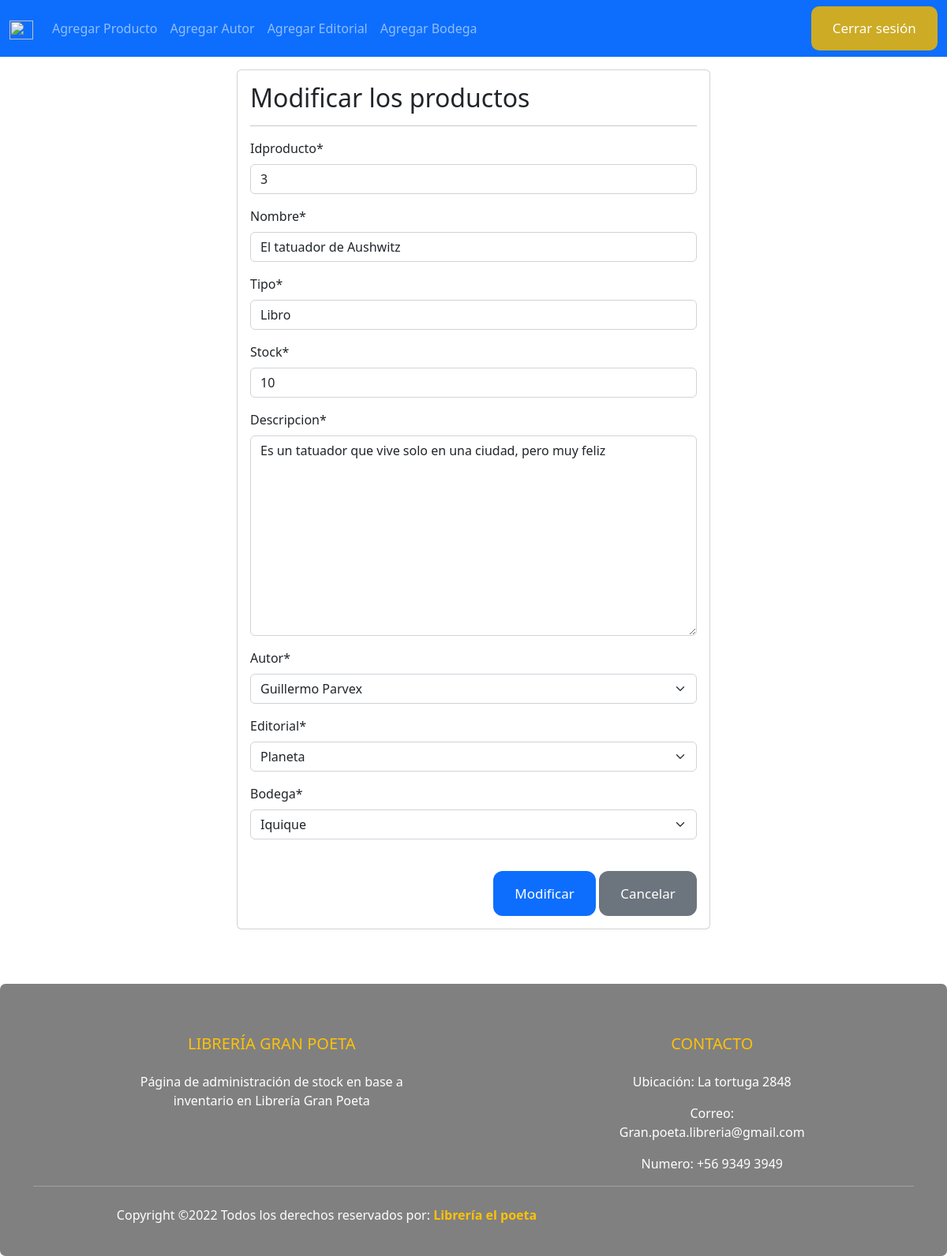
Page /modificar-producto/3/ on the committed database.
### pages/models.py (models this page shows, shortened)
class Producto(models.Model):
    idproducto = models.IntegerField(primary_key = True)
    nombre = models.CharField(max_length=50)
    tipo = models.CharField(max_length=50)
    stock = models.IntegerField()
    descripcion = models.TextField()
    autor  = models.ForeignKey(Autores, on_delete=models.PROTECT)
    editorial = models.ForeignKey(Editoriales, on_delete=models.PROTECT)
    bodega = models.ForeignKey(Bodegas, on_delete=models.PROTECT)

class Autores(models.Model):
    idautor= models.IntegerField(primary_key = True)
    autor = models.CharField(max_length=30)
    activo = models.BooleanField()
    def __str__(self):
        return self.autor

class Editoriales(models.Model):
    ideditorial = models.IntegerField(primary_key = True)
    editorial = models.CharField(max_length=30)
    direccion = models.CharField(max_length=30)
    ciudad = models.CharField(max_length=30)
    def __str__(self):
        return self.editorial

### pages/views.py (the view)
# urls.py: path("modificar-producto/<id>/", modificar_producto, name="modificar_producto")
def modificar_producto(request, id):
    pro= Producto.objects.get(idproducto=id)
    data = {
        'form': ProductoForms(instance=pro)
    }
    if request.method == 'POST':
        formulario = ProductoForms(data=request.POST, instance=pro)
        if formulario.is_valid():
            formulario.save()
            data['mensaje'] = "Modificado correctamente"
            data['form'] = formulario
    return render(request, 'Mantenedor/modificar.html', data)

### pages/forms.py
class ProductoForms(forms.ModelForm):
    class Meta:
        model = Producto
        fields = '__all__'

### pages/models.py (called while the page is built)
    def __str__(self):
        return self.ciudad

### pages/templates/Mantenedor/modificar.html (shortened to what this page needs)
{% extends "mantenedor.html" %}
{% block content %}
{% load crispy_forms_tags %}
<div class="row">
    <div class="col-12 col-md-6 offset-md-3">
    <div class="card">
        <div class="card-body">
            <h2>Modificar los productos</h2>
            <hr>
            <form action="" method="POST">
                {{ form | crispy }}
                <br>
                <div class="d-flex justify-content-end">
                    <input type="submit" value="Modificar" class="btn btn-primary">
                    <input type="reset" value="Cancelar" class="btn btn-secondary">
                </div>
            </form>
        </div>
    </div>
</div>
{% endblock %}

### pages/templates/mantenedor.html (style rules this page uses)
.btn { padding: 0.9em 1.6em; border: none; outline: none; color: #FFF; font-family: inherit; font-weight: 500; font-size: 17px; cursor: pointer; position: relative; z-index: 0; border-radius: 12px; }
.btn::after { content: ""; z-index: -1; position: absolute; width: 100%; height: 100%; background-color: rgba(215, 174, 25, 0.949); left: 0;top: 0;border-radius: 10px; }
.btn::before { content: "";background: linear-gradient(45deg,#FF0000, #002BFF, #FF00C8, #002BFF,#FF0000, #002BFF, #FF00C8, #002BFF);position: absolute;top: -2px;left: -2px;background-size: 600%;z-index: -1;width: calc(100% + 4px);height: calc(100% + 4px);filter: blur(8px);animation: glowing 20s linear infinite;transition: opacity .3s ease-in-out;border-radius: 10px;opacity: 0; }
.row { --bs-gutter-x:0; }

### rows in the picture
Producto: idproducto "3", nombre "El tatuador de Aushwitz", tipo "Libro", stock "10", descripcion "Es un tatuador que vive solo en una ciudad, pero muy feliz", bodega "Iquique"
Autores: autor "Guillermo Parvex"
Editoriales: editorial "Planeta"
